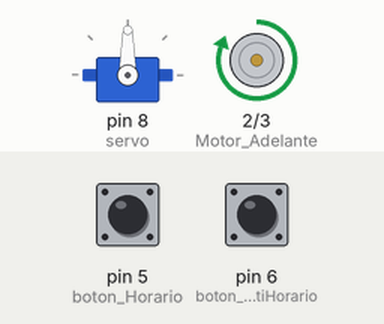
Simulated run of this sketch. Board: Arduino Uno, built with avr-gcc and run on an emulated ATmega328P. Shown: servo, motor-driver pin pairs drawn as motors (green arrow = first pin HIGH = forward, orange = second pin HIGH = backward, longer = more drive). The inputs (shaded band) are chosen by the test bench; at power-on: pin 5 (boton_Horario) HIGH, pin 6 (boton_AntiHorario) HIGH.

Above: at 4.4 s.
4.5 s: pin 5 (boton_Horario) pulled LOW for 1.55 s
At 5.31 s:
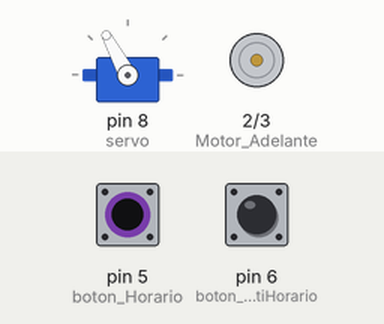
At 7.9 s:
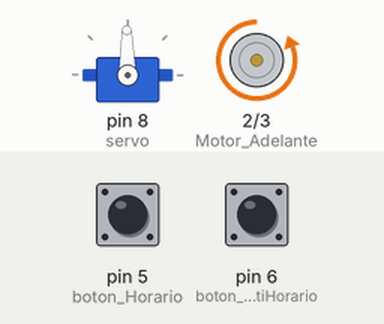
8.0 s: pin 6 (boton_AntiHorario) pulled LOW for 1.55 s
11.7 s: pin 6 (boton_AntiHorario) pulled LOW for 3.2 s
16.4 s: pin 5 (boton_Horario) pulled LOW for 3.2 s
At 17.09 s:
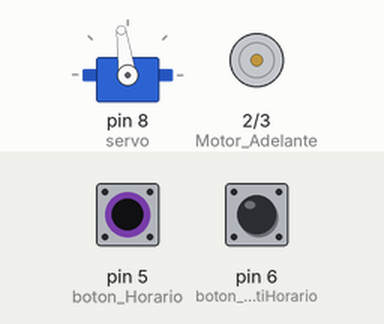
Timing chart, 0 to 22.1 s (numbered marks = the images above; inputs shaded):
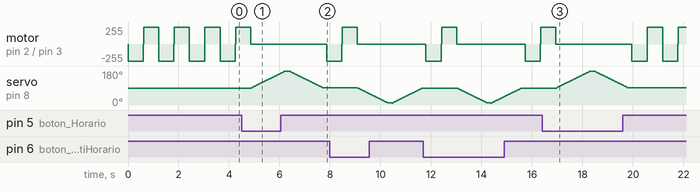

Measured:
- after the input at 4.5 s, servo on pin 8 (servo): rises from 90° to 180° in 1.5 s, then falls to 91° in 1.4 s
- after the input at 16.4 s, servo on pin 8 (servo): rises from 89° to 180° in 1.5 s, then falls to 91° in 1.4 s

The sketch:

Motores_Servo_01.ino
```cpp
//                              + -                               + -
//	                            * *    * * * * *     * * * * *    * *
//
//	                            * *    * * * * *     * * * * *    * *
//
//	                            * *    * * * * *     * * * * *    * *
//    pin_N <----Habilita-------------\       _________       /------------------------> VCC_IN_motor_Y
//                              * *    0 * 1=|    º    |=16* 0    * *
//    pin_N <-----------Data_IN_A_1---\      |         |      /---------Data_IN_B_1----> pin_N
//                              * *    0 * 2=|         |=15* 0    * *
// Motor_X1 <-------------------------\      |         |      /------------------------> Motor_Y1
// OUT_Motor_X1                 * *    0 * 3=|    L    |=14* 0    * *                    OUT_Motor_Y1
//                  _/----------------/      |         |      \--------------\_
//                 /1\          * *    * 0 4=|    2    |=13* 0    * *        /1\
//                |=0=|       GND/------<|   |         |     | GND          |=0=|
//                 \3/          0 *    * 0 5=|    9    |=12* 0----0 *        \3/
//                   \----------------\      |         |      /--------------/
// OUT_Motor_X2                 * *    0 * 6=|    3    |=11* 0    * *                    OUT_Motor_Y2
// Motor_X2 <-------------------------/      |         |      \------------------------> Motor_Y2
//                              * *    0 * 7=|    D    |=10* 0    * *
//    pin_N <-----------Data_IN_A_2---/      |         |      \---------Data_IN_B_2----> pin_N
//                              * *    0 * 8=|̣̣_________|=9 * 0    * *
// VCC_IN_motor_X <-------------------/                       \---------Habilita_B-----> Pin_N
//				               * *    * * * * *     * * * * *    * *
//
//				               * 0    * * * * *     * * * * *    * *
//				pin GND----------/
//				               * 0    * * * * *     * * * * *    * 0
//				                 \---------------------------------/ - GND
//				               0 *    * * * * *     * * * * *    * *
//				pin 5v---------/
//				               0 *    * * * * *     * * * * *    0 *
//				               \---------------------------------/   + 5v
//
//                              ___________
//   pin_N <----Habilita_A----1=|    º    |=16---VCC_IN_motor_Y-> pin_N
//   pin_N <---Data_IN_A_1----2=|         |=15---Data_IN_B_1----> pin_N
// motor_1 <--OUT_Motor_X1----3=|    L    |=14---OUT_Motor_Y1---> motor_2----\
// Pin GND <-----------GND----4=|    2    |=13---GND------------> Pin GND    ___
// Pin GND <-----------GND----5=|    9    |=12---GND------------> Pin GND    --- Capacitor
// motor_1 <--OUT_Motor_X2----6=|    3    |=11---OUT_Motor_Y2---> motor_2----/
//   pin_N <---Data_IN_A_2----7=|    D    |=10---Data_IN_B_2----> Pin_N
//          VCC_IN_motor_X----8=|̣̣_________|=9----Habilita_B-----> Pin_N
//
//				               + -                               + -
//				               * *    * * * * *     * * * * *    * *
//				                10 kOhm   boton_Horario          /--------------pin 5
//				               * 0-ww-0 * * * 0-(w)-0 * * 0 0----0 *
//				                10 kOhm   boton_AntiHorario      /--------------pin 6
//                             * 0-ww-0 * * * 0-(w)-0 * * 0 0----0 *
//
// _____________               * *    * * * * *     * * * * *    * *
// |_____º_____|
// |     _     |               * *    * * * * *     * * * * *    * *
// |    |=|    |          /-------------------------\       /------------pin 2
// |    |=|    |----GRD--/     * *    * * * * *     0 * * * 0    * *
// |    |=|    |----4.8v_a_6v--Vcc->----------------\       /------------pin
// |  (=(0)=)  |----Signal     * *    * * * * *     0 * * * 0    * *
// |    |=|    |          \-------------------------\       /------------pin 3
// |̣̣____|=|____|               * *    * * * * *     0 * * * 0    * *
//      |=|
//				               * *    * * * * *     * * * * *    * *
//
//				               * 0    * * * * *     * * * * *    * *
//				pin GND----------/
//				               * 0    * * * * *     * * * * *    * 0
//				                 \---------------------------------/ - GND
//				               0 *    * * * * *     * * * * *    * *
//				pin 5v---------/
//				               0 *    * * * * *     * * * * *    0 *
//				               \---------------------------------/   + 5v
//
// _____________
// |_____º_____|
// |     _     |
// |    |=|    |
// |    |=|    |----GRD------------>
// |    |=|    |----4.8v_a_6v--Vcc->
// |  (=(0)=)  |----Signal--------->
// |    |=|    |
// |̣̣____|=|____|
//      |=|
//


#include <Servo.h>
Servo servo;
int angulo = 90;//Normal
int Motor_Adelante = 2;
int Motor_Atras = 3;
int boton_Horario = 5;
int boton_AntiHorario = 6;
int boton = 0;
int demora_servo = 15;
int demora = 150;
void setup() {
  servo.attach(8);
  servo.write(angulo);
  pinMode(boton_Horario, INPUT);
  pinMode(boton_AntiHorario, INPUT);
  pinMode(Motor_Adelante, OUTPUT);
  pinMode(Motor_Atras, OUTPUT);
}
void loop()
{
  digitalWrite(Motor_Adelante, LOW);
  digitalWrite(Motor_Atras, HIGH);
  delay(demora*4);
  digitalWrite(Motor_Adelante, LOW);
  digitalWrite(Motor_Atras, LOW);
  delay(demora_servo);
  digitalWrite(Motor_Adelante, HIGH);
  digitalWrite(Motor_Atras, LOW);
  delay(demora*4);
  digitalWrite(Motor_Adelante, LOW);
  digitalWrite(Motor_Atras, LOW);
	if (digitalRead(boton_Horario) == LOW)
	{
		if ( angulo < 180)
		{
			for(angulo = 90; angulo < 180; angulo++)      // ida de 0 a 180 grados
			{
				servo.write(angulo);
				delay(demora_servo);
			}
			delay(demora);
			for(angulo = 180; angulo > 90; angulo--)
			{
				servo.write(angulo);
				delay(demora_servo);
			}
		}
		delay(demora);
	}
	if (digitalRead(boton_AntiHorario) == LOW)
	{
		if ( angulo > 10)
		{
			for(angulo = 90; angulo > 10; angulo--)       // vuelta de 180 a 0 grados
			{
				servo.write(angulo);
				delay(demora_servo);
			}
			delay(demora);
			for(angulo = 10; angulo < 90; angulo++)
			{
				servo.write(angulo);
				delay(demora_servo);
			}
		}
		delay(demora);
	}
}
```
